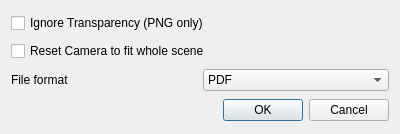
<?xml version="1.0" encoding="UTF-8"?>
<ui version="4.0">
 <class>SaveScreenshotDialog</class>
 <widget class="QDialog" name="SaveScreenshotDialog">
  <property name="geometry">
   <rect>
    <x>0</x>
    <y>0</y>
    <width>400</width>
    <height>134</height>
   </rect>
  </property>
  <property name="windowTitle">
   <string>Dialog</string>
  </property>
  <layout class="QVBoxLayout" name="verticalLayout">
   <item>
    <widget class="QCheckBox" name="checkBoxTransparency">
     <property name="text">
      <string>Ignore Transparency (PNG only)</string>
     </property>
    </widget>
   </item>
   <item>
    <widget class="QCheckBox" name="checkBoxResetCamera">
     <property name="text">
      <string>Reset Camera to fit whole scene</string>
     </property>
    </widget>
   </item>
   <item>
    <layout class="QHBoxLayout" name="horizontalLayout">
     <item>
      <widget class="QLabel" name="labelFileFormat">
       <property name="text">
        <string>File format</string>
       </property>
      </widget>
     </item>
     <item>
      <widget class="QComboBox" name="comboBoxFileFormat">
       <item>
        <property name="text">
         <string>PDF</string>
        </property>
       </item>
       <item>
        <property name="text">
         <string>SVG</string>
        </property>
       </item>
       <item>
        <property name="text">
         <string>EPS</string>
        </property>
       </item>
       <item>
        <property name="text">
         <string>PS</string>
        </property>
       </item>
       <item>
        <property name="text">
         <string>PNG</string>
        </property>
       </item>
      </widget>
     </item>
    </layout>
   </item>
   <item>
    <widget class="QDialogButtonBox" name="buttonBox">
     <property name="orientation">
      <enum>Qt::Horizontal</enum>
     </property>
     <property name="standardButtons">
      <set>QDialogButtonBox::Cancel|QDialogButtonBox::Ok</set>
     </property>
    </widget>
   </item>
  </layout>
 </widget>
 <resources/>
 <connections>
  <connection>
   <sender>buttonBox</sender>
   <signal>accepted()</signal>
   <receiver>SaveScreenshotDialog</receiver>
   <slot>accept()</slot>
   <hints>
    <hint type="sourcelabel">
     <x>199</x>
     <y>113</y>
    </hint>
    <hint type="destinationlabel">
     <x>199</x>
     <y>66</y>
    </hint>
   </hints>
  </connection>
  <connection>
   <sender>buttonBox</sender>
   <signal>rejected()</signal>
   <receiver>SaveScreenshotDialog</receiver>
   <slot>reject()</slot>
   <hints>
    <hint type="sourcelabel">
     <x>199</x>
     <y>113</y>
    </hint>
    <hint type="destinationlabel">
     <x>199</x>
     <y>66</y>
    </hint>
   </hints>
  </connection>
 </connections>
</ui>
